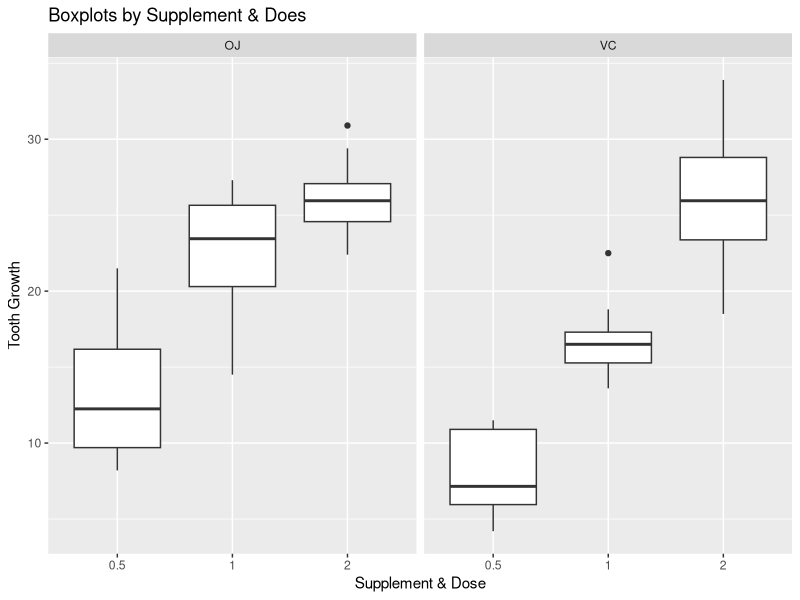

This chart was generated by the following R code:
## ---- chunk 1
knitr::opts_chunk$set(echo = TRUE)
## ---- chunk 2
tr <- ToothGrowth
str(tr)
table(tr$dose)
## ---- chunk 3
tr$dose<-as.factor(tr$dose)
str(tr)
## ---- chunk 4
summary(tr)
library(ggplot2)
g <- ggplot(tr, aes(x=dose,y=len)) + facet_grid(.~supp) + geom_boxplot()
g + labs(title = "Boxplots by Supplement & Does", x = "Supplement & Dose",
         y = "Tooth Growth")

## ---- chunk 5
  t.test(len ~ supp, ToothGrowth[ToothGrowth$dose == .5, ]) 
  t.test(len ~ supp, ToothGrowth[ToothGrowth$dose == 1, ]) 
  t.test(len ~ supp, ToothGrowth[ToothGrowth$dose == 2, ]) 

